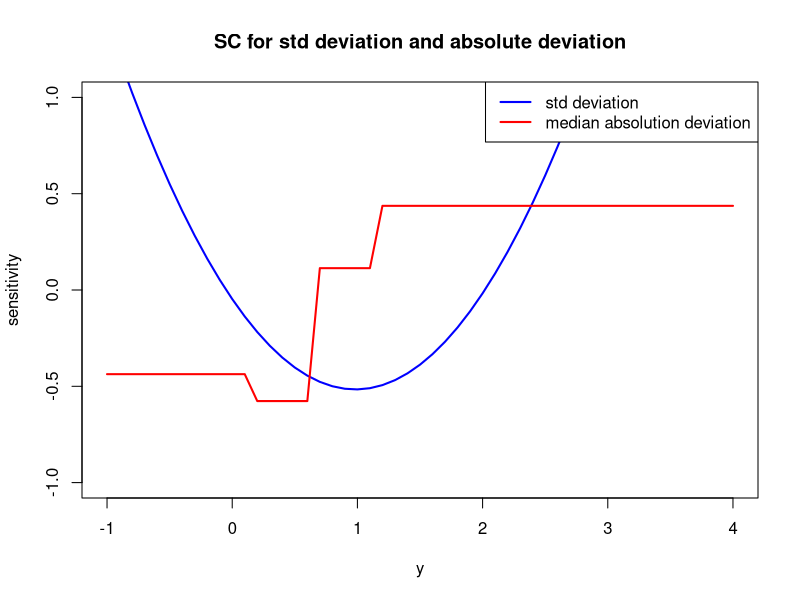

This chart was generated by the following R code: (Note: this script raises an error after producing the figure.)
# Question 1

3^4 # 1.a) 

log(100, base = 7) # 1.b)

x <- seq(1, 100) # 1.c)
sum(sapply(x, function(x) {1/(x^2)}))

100 %% 7 # 1.d)

# 1.e) 
integrate(sin, 0, pi / 2) 
dx_steps <- 0.001
x_val <- seq(0, pi/2, by = dx_steps)
sum(sapply(x_val, function(x){ sin(x) * dx_steps }))


# 1.f) 
f <- function(x) {
  return (dexp(x, rate = 1/2))
}
integrate(f, 0, 3)

dx_steps <- 0.001
x_val <- seq(0, 3, by = dx_steps)
sum(sapply(x_val, function(x){ dexp(x, rate = 1/2) * dx_steps }))

# 1.g) 
f <- function(x) {
  return (x^2 + 3)
}
integrate(f, -2, 2)

dx_steps <- 0.0001
x_val <- seq(-2, 2, by = dx_steps)
sum(sapply(x_val, function(x){ f(x) * dx_steps }))

# Question 2

SD <- function(y) {
  return (sqrt(sum((y - mean(y))^2 / length(y))))
}

MAD <- function(y) {
  return (median(abs(y - median(y))))
}

sc <- function(pop, y, attr){
  N <- length(pop) + 1
  sapply (y, function(y.new){ N*(attr(c(y.new, pop)) - attr(pop)) })
}

set.seed(341)
pop = rexp(1000)

y_val <- seq(-1, 4, by=0.1)

plot(y_val, sc(pop, y_val, SD), type="l", lwd = 2, 
     main="SC for std deviation and absolute deviation", ylab="sensitivity", xlab="y", 
     xlim=c(-1,4), ylim=c(-1, 1), col="blue")
lines(y_val, sc(pop, y_val, MAD), type="l", lwd = 2, main="Sensitivity curve for the median absolute deviation", col="red")

legend(x = "topright",          # Position
       legend = c("std deviation", "median absolution deviation"),  # Legend texts
       col = c("blue", "red"),           # Line colors
       lwd = 2)   

# Question 3

rounded.barplot <- function(x, xlab){
  table_x <- table(x)
  categories <- names(table_x)
  categories_frequencies <- as.numeric(table_x)
  
  plot.new()
  plot(NULL, type="n", xlim=c(0, 10*length(categories_frequencies)), ylim=c(0, max(categories_frequencies)), axes=FALSE, ann=FALSE)
  
  axis(2, at=seq(from=0, to=max(categories_frequencies), by=10))
  mtext(xlab, side=1, line=2)
  mtext("Frequency", side=2, line=3)
  
  x_semi <- seq(-4.5, 4.5, by=0.01)
  y_semi <- sqrt(20.25-x_semi^2)
  
  for (i in c(1: length(categories_frequencies))){
    rect(10*(i-1), 0, 10*i-1, categories_frequencies[i], col = "gray", border = "black")
    mtext(categories[i], 1, at=10*i-5, cex=0.85)
    polygon(x_semi + 4.5 + 10*(i-1), y_semi + categories_frequencies[i], col = "gray")
  }
}

plot(x, y, type="n", axes=FALSE, ann=FALSE)

set.seed(12345)
flavours = c("Mango","Papaya","Banana","Coconut","Guava","Guarana","Durian","Cashew")
candies = sample(flavours, size=300, prob=(1:8)/sum(1:8), replace=TRUE)
barplot(table(candies), xlab="Candy Flavour", ylab="Frequency")

rounded.barplot(candies, xlab="Candy Flavour")

flavours_2 <- c("Mango","Papaya","Banana")
candies_2 <- sample(flavours_2, size=50, prob=(1:length(flavours_2))/sum(1:length(flavours_2)), replace=TRUE)
rounded.barplot(candies_2, xlab="Flavours")

# Question 4 

setwd("C:/Users/2baja/OneDrive/Desktop/STAT 341/A1")
apartment_eval <- read.csv("Apartment_Building_Evaluation.csv")

# q4 a) 
score_90 <- apartment_eval[,"SCORE"] >= 90
sum_score_90 <- sum(score_90)

# q4 b)
davenport <- which(apartment_eval[,"WARDNAME"] == "Davenport")
davenport_apartments <- apartment_eval[davenport,]
davenport_apartments_sorted_addresses <- davenport_apartments[order(-davenport_apartments$SCORE),"SITE_ADDRESS"]
top_5_addresses <- davenport_apartments_sorted_addresses[c(1:5)]

# q4 c)

unique_wardnames <- unique(apartment_eval[,"WARDNAME"])
sapply(unique_wardnames, function(name) { mean(apartment_eval[which(apartment_eval$WARDNAME == name), "SCORE"]) })

# q4 d)

plot(apartment_eval$YEAR_BUILT, apartment_eval$SCORE, pch = 1, col=adjustcolor("black", alpha = 0.8), xlab="Year built", ylab="Apartment Score", main="Appartment scores for buildings based on their year built")

unique_years <- unique(apartment_eval[,"YEAR_BUILT"])
average_score_by_year <- sapply(unique_years, function(year_built) { mean(apartment_eval[which(apartment_eval$YEAR_BUILT == year_built), "SCORE"]) })

lines(unique_years, average_score_by_year, pch = 18, col="red", type="b")

legend(x = "bottomleft",          # Position
       legend = c("building score", "average building score per year"),  # Legend texts
       col = c("black", "red"),           # Line colors
       cex = 0.75,
       pch = c(1, 19)) 

# q4 e)

influence_values <- function(pop, attribute){
  N <- length(pop)
  attribute_total_pop <- attribute(pop)
  
  return (sapply(1:N, function(x) { abs(attribute_total_pop - attribute(pop[-x])) }))
}

mean_influence <- influence_values(apartment_eval$SCORE, mean)

plot(1:length(apartment_eval$SCORE), mean_influence, xlab = "Observation Number", ylab = "Influence", main = "Influence of each building on the average SCORE attribute")

# largest influence 

ind <- which.max(mean_influence)
apartment_eval_without_outlier <- apartment_eval[-ind,]

#q4 f)

powerfun <- function(y, alpha) {
  if(sum(y <= 0) > 0) stop("y must be positive")
  if (alpha == 0)
    log(y)
  else if (alpha > 0) {
    y^alpha
  } else -(y^alpha)
}

par(mfrow=c(1,2))
hist(powerfun(apartment_eval_without_outlier$SCORE, 1), main=bquote(alpha == .(1)), xlab="Untransformed Score")
hist(powerfun(apartment_eval_without_outlier$SCORE, 1.18), main=bquote(alpha == .(1.18)), xlab="Transformed Score")

hist(apartment_eval_without_outlier$SCORE)
hist(powerfun(apartment_eval_without_outlier$SCORE, 0))
hist(powerfun(apartment_eval_without_outlier$SCORE, 2))

par(mfrow=c(3,3))
a = seq(-5, 5, length.out=9)
for (i in 1:9) {
  hist(powerfun(apartment_eval_without_outlier$SCORE, a[i]), main=bquote(alpha == .(a[i])), xlab="", breaks=50)
}

#q4 g)

par(mfrow=c(1,2))
hist(apartment_eval_without_outlier$CONFIRMED_STOREYS + 1)
hist(powerfun(apartment_eval_without_outlier$CONFIRMED_STOREYS + 1, -1.5))

par(mfrow=c(1,2))
hist(apartment_eval_without_outlier$CONFIRMED_UNITS + 1)
hist(powerfun(apartment_eval_without_outlier$CONFIRMED_UNITS + 1, -0.01))

par(mfrow=c(1,2))
plot(apartment_eval_without_outlier$CONFIRMED_STOREYS, apartment_eval_without_outlier$CONFIRMED_UNITS)
plot(powerfun(apartment_eval_without_outlier$CONFIRMED_STOREYS + 1, -0.25), powerfun(apartment_eval_without_outlier$CONFIRMED_UNITS + 1, 0.25))

summary(lm(powerfun(apartment_eval_without_outlier$CONFIRMED_STOREYS + 1, -0.25) ~ powerfun(apartment_eval_without_outlier$CONFIRMED_UNITS + 1, 0.25)))